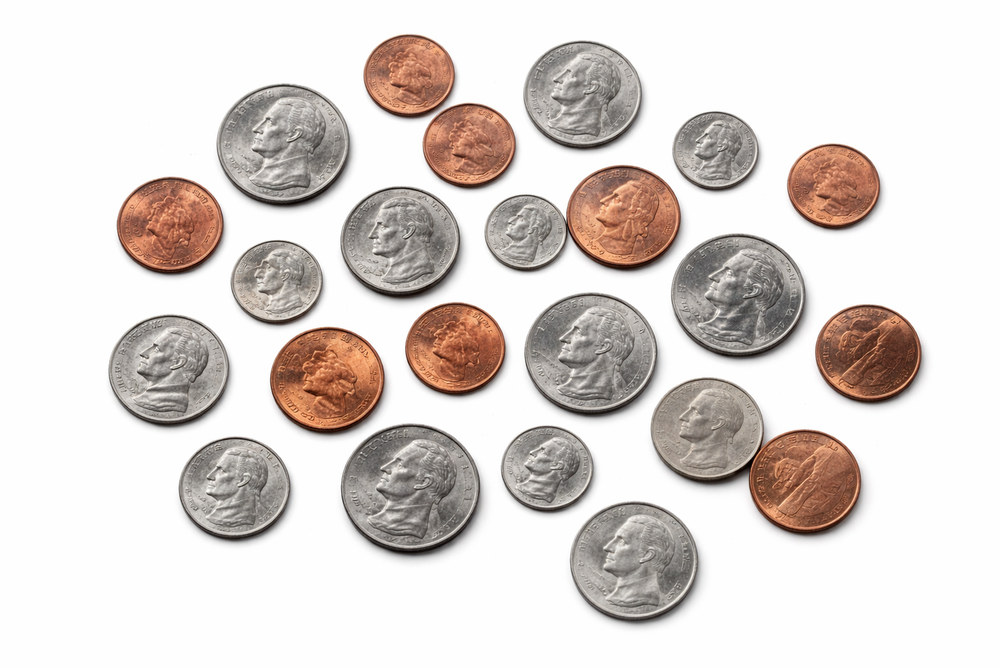
#> input picture coins/coins.png, 1000 x 667 px, shrunk from 1536 x 1024 before the run
$ python count_pennies.py
#> lines starting #> are read from the running program, lines starting #| are printed output that depends on the picture; after the words box and inside, x2 and y2 are one past the last pixel; in counts of white or black regions, pixels touching at a corner belong together
import cv2
import numpy as np
import os

def count_pennies(image_path):
#> called with image_path = 'coins.png'
    image = cv2.imread(image_path)
#> image is the input picture: shape (667, 1000, 3); mean B, G, R 209.7, 213.4, 220.7
    if image is None:
        raise FileNotFoundError(f"Cannot open image: {image_path}")

    output = image.copy()

    # Convert to HSV for copper detection
    hsv = cv2.cvtColor(image, cv2.COLOR_BGR2HSV)
#> hsv: shape (667, 1000, 3); mean H, S, V 7.8, 18, 220.7
    lower = np.array([5, 80, 50])
    upper = np.array([25, 255, 255])
    copper_mask = cv2.inRange(hsv, lower, upper)
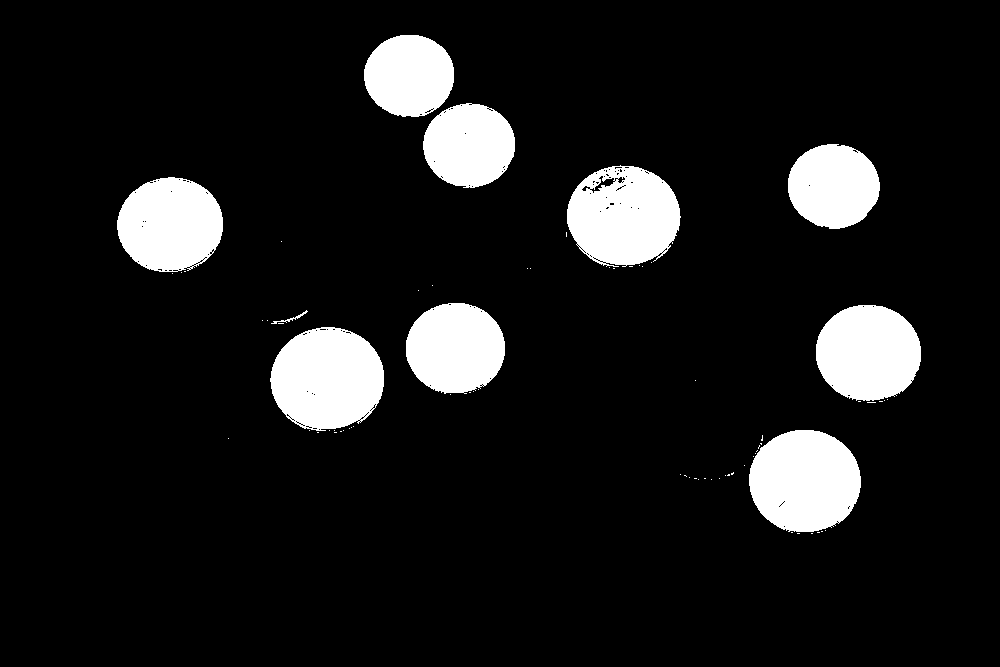
#> copper_mask: shape (667, 1000); 10.2% white; 73 white regions (63 under 20 px), largest, box (x1, y1, x2, y2) and area: (270, 327, 384, 431) 9206, (749, 430, 861, 532) 9056, (567, 165, 681, 267) 8727

    # Remove noise
    kernel = cv2.getStructuringElement(cv2.MORPH_ELLIPSE, (5,5))
    copper_mask = cv2.morphologyEx(copper_mask, cv2.MORPH_OPEN, kernel)
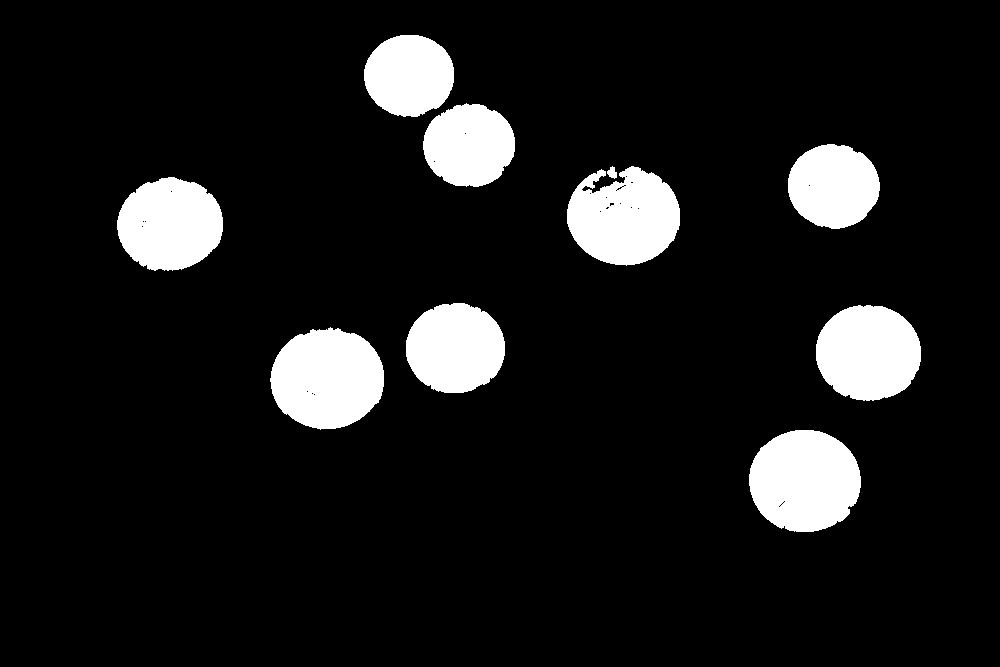
#> copper_mask: shape (667, 1000); 10% white; 10 white regions, largest, box (x1, y1, x2, y2) and area: (749, 430, 861, 532) 9024, (270, 327, 384, 430) 9011, (567, 166, 680, 266) 8314
    copper_mask = cv2.morphologyEx(copper_mask, cv2.MORPH_CLOSE, kernel)
#> copper_mask: shape (667, 1000); 10.1% white; 9 white regions

    # Find contours
    contours, _ = cv2.findContours(copper_mask, cv2.RETR_EXTERNAL, cv2.CHAIN_APPROX_SIMPLE)
#> contours = 9 contours; largest, box (x1, y1, x2, y2) and area: (749, 430, 861, 532) 8884, (270, 327, 384, 430) 8864, (567, 166, 680, 266) 8578, (816, 305, 921, 401) 7837, (117, 177, 223, 271) 7574

    penny_count = 0
    for cnt in contours:
        area = cv2.contourArea(cnt)
        if area < 500:  # ignore tiny blobs
            continue

        # Approximate circularity
        ((x, y), radius) = cv2.minEnclosingCircle(cnt)
        if radius <= 0:
            continue
        circularity = area / (np.pi * (radius ** 2))
        if circularity < 0.6:  # ignore non-circular shapes
            continue

        # Count as penny
        penny_count += 1
        cv2.circle(output, (int(x), int(y)), int(radius), (0, 255, 0), 2)
#> this loop made 9 passes
#> (area, x, y, radius, circularity) on passes 1 to 9: (8884, 804.5, 480.2, 55.88, 0.906), (8864.5, 326.8, 378.1, 56.83, 0.874), (7837, 868, 352.5, 52.69, 0.899), (6922, 454.9, 348, 49.57, 0.897), (7574.5, 169.6, 224, 52.85, 0.863), (8578, 623.1, 216.5, 56.57, 0.853), (5932, 833.3, 185.5, 45.92, 0.896), (5849, 468.7, 144.1, 45.91, 0.883), (5685.5, 408.6, 74.5, 44.98, 0.894)
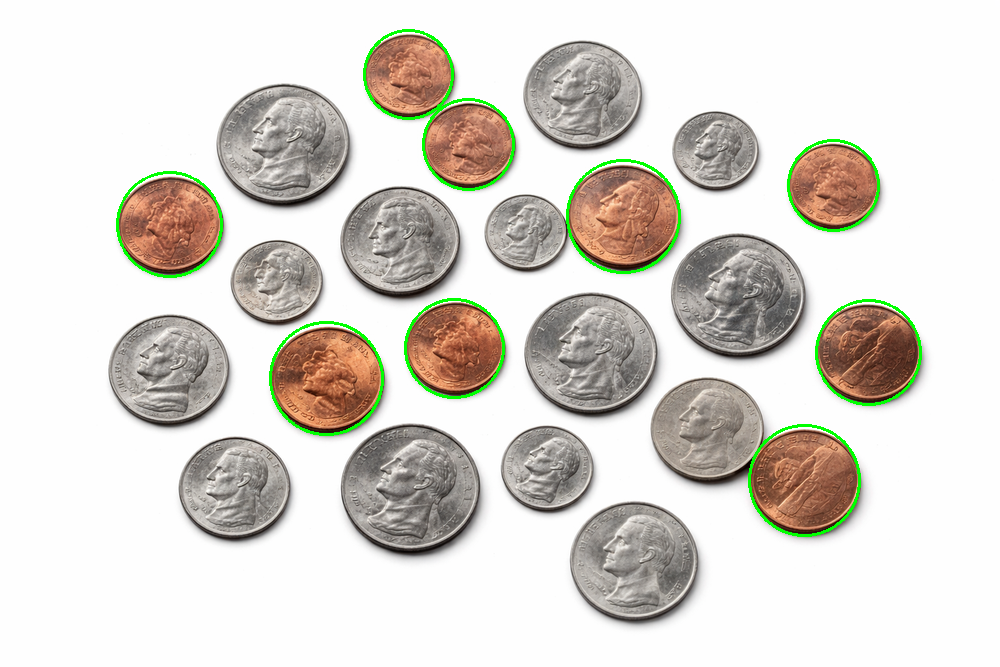
#> output: shape (667, 1000, 3); 1.27% of pixels changed, all inside (x1, y1, x2, y2) = (116, 29, 922, 537)
#> after the loop, penny_count = 9

    # Save annotated image
    out_path = os.path.join(os.path.dirname(image_path), "pennies_detected.png")
    cv2.imwrite(out_path, output)

    return penny_count, out_path

if __name__ == "__main__":
    image_file = "coins.png"  # make sure this is correct
    count, out_image = count_pennies(image_file)
#> count = 9; out_image = 'pennies_detected.png'
    print(f"Number of pennies detected: {count}")
#| Number of pennies detected: 9
    print(f"Annotated image saved as: {out_image}")
#| Annotated image saved as: pennies_detected.png
